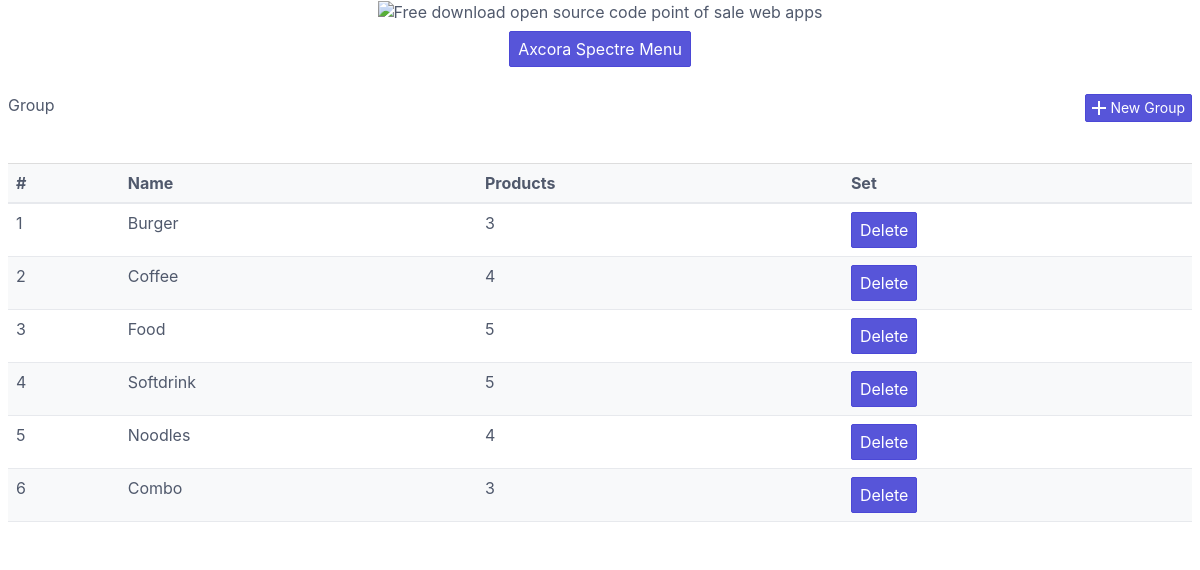
The app's page /manageCat.php (signed in) with its own data.
### tables this page shows
CREATE TABLE `categories` (
  `id` int(11) NOT NULL,
  `name` varchar(222) NOT NULL,
  `pic` varchar(111) NOT NULL,
  `details` varchar(333) NOT NULL,
  `date` timestamp NOT NULL DEFAULT CURRENT_TIMESTAMP
);

### manageCat.php (the view, shortened to what this page needs)
<?php include 'include/head.php';?>
<?php include 'include/nav.php';?>
    <div class="container">
Group
      <button class="btn btn-primary btn-sm pull-right" data-toggle="modal" data-target="#addIn"><i class="icon icon-plus"></i> New Group</button>
     <br/><br/>
  <?php
  	$i=0;
    $array = $con->query("select * from categories");
    ?>
    <br>
<table class="table table-striped table-hover">
    <tr>
    		<th>#</th>
    		<th>Name</th>
    		<th>Products</th>
    		<th>Set</th>
    	</tr>
    <?php
    while ($row = $array->fetch_assoc())
    {
    	$i++;
      $array2 = $con->query("select count(*) as qty from inventeries where catId = '$row[id]'");
      $row2 = $array2->fetch_assoc();
  ?>
    <tr>
    	<td><?php echo $i ?></td>
    	<td><?php echo $row['name']; ?></td>
    	<td><?php echo $row2['qty']; ?></td>
    	<td><a href="delete.php?category=<?php echo $row['id'] ?>"><button class="btn btn-primary">Delete</button></a></td>
    </tr>
  <?php
    }
    echo "</table>";
   ?>
  </div>
<?php include 'include/footer.php';?>

### records on screen
categories: name "Burger", qty "3"
categories: name "Coffee", qty "4"
categories: name "Food", qty "5"
categories: name "Softdrink", qty "5"
categories: name "Noodles", qty "4"
categories: name "Combo", qty "3"
